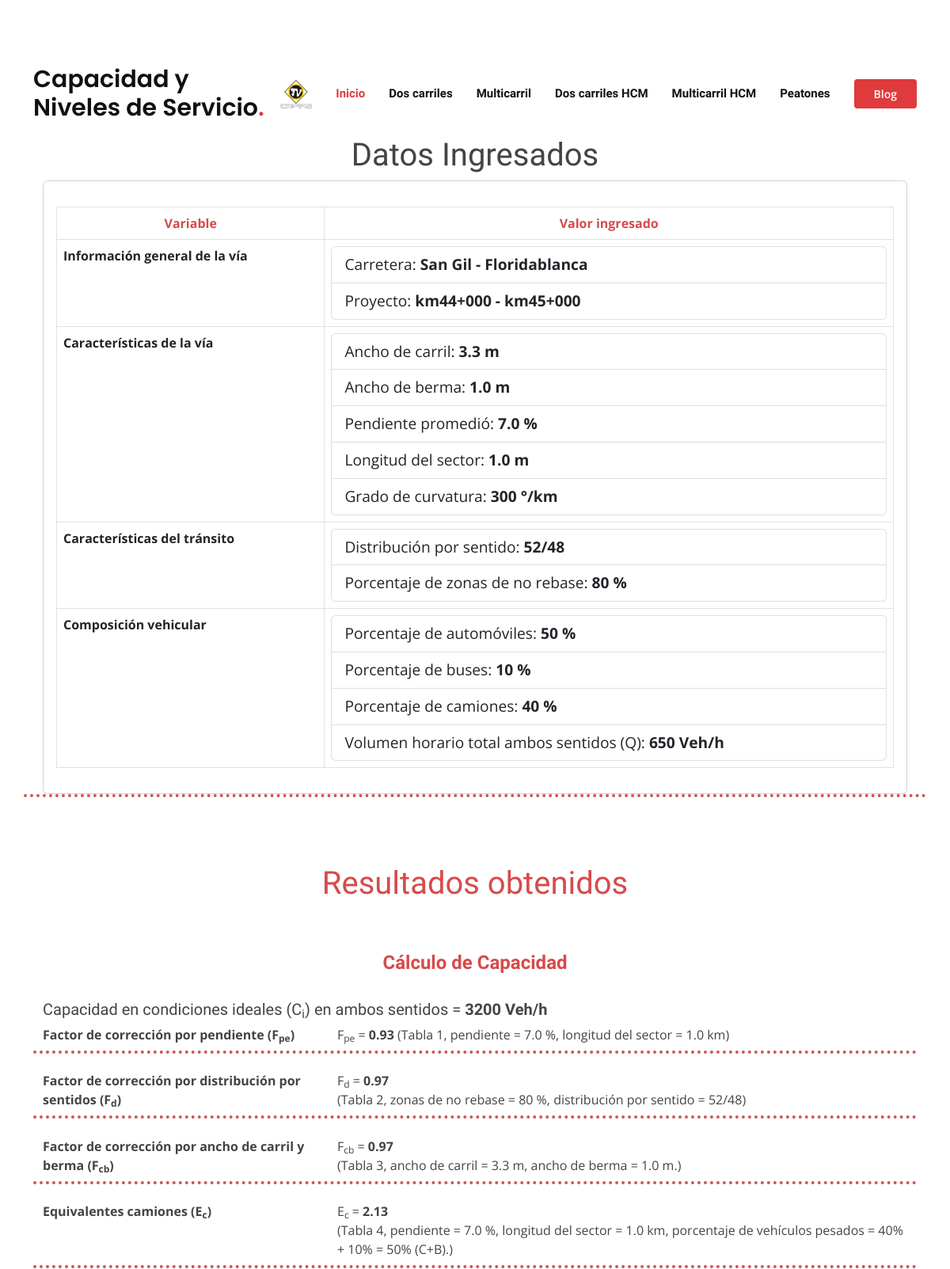
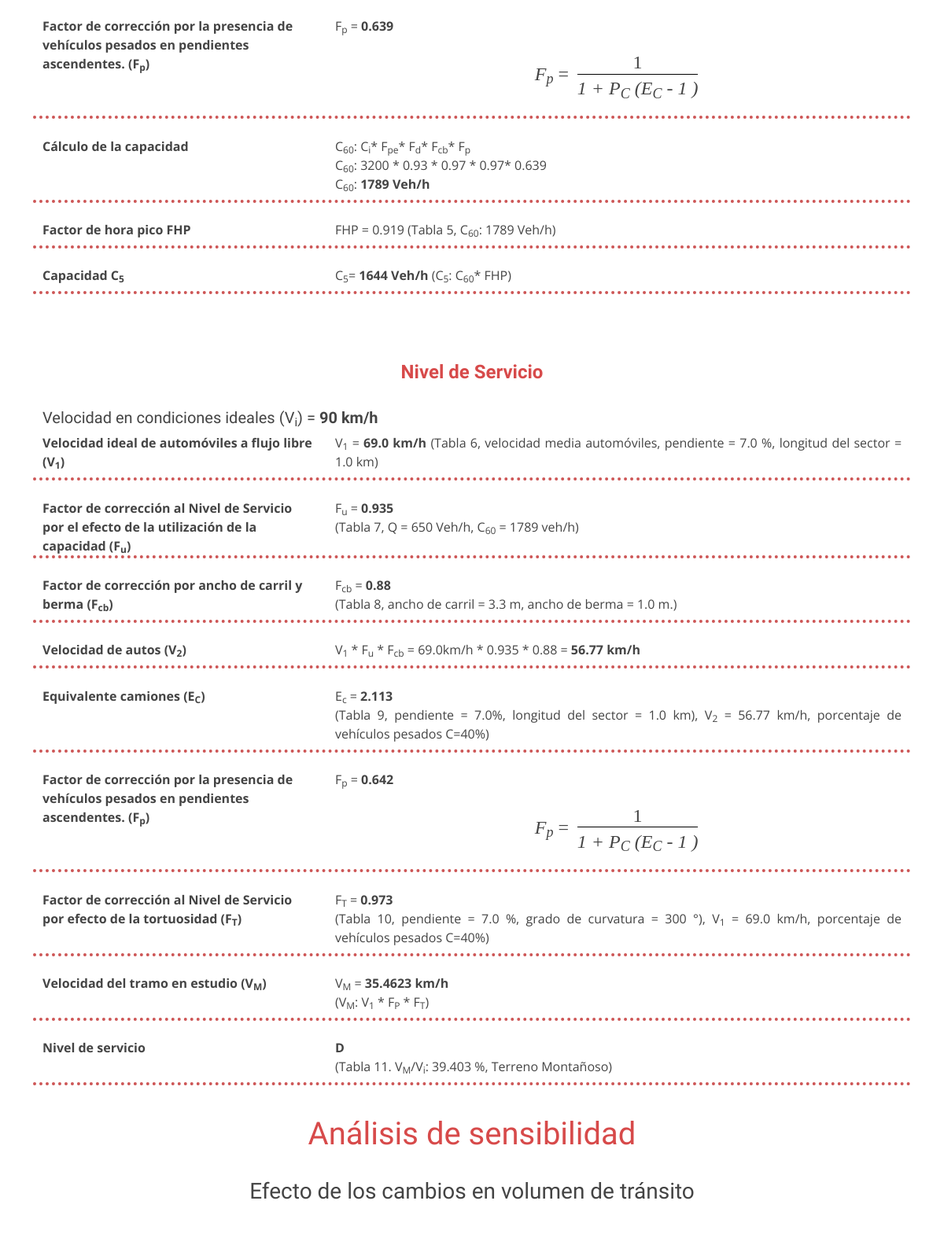
The page /resultado (upper part) on the database as committed earlier (2 pictures, top to bottom).
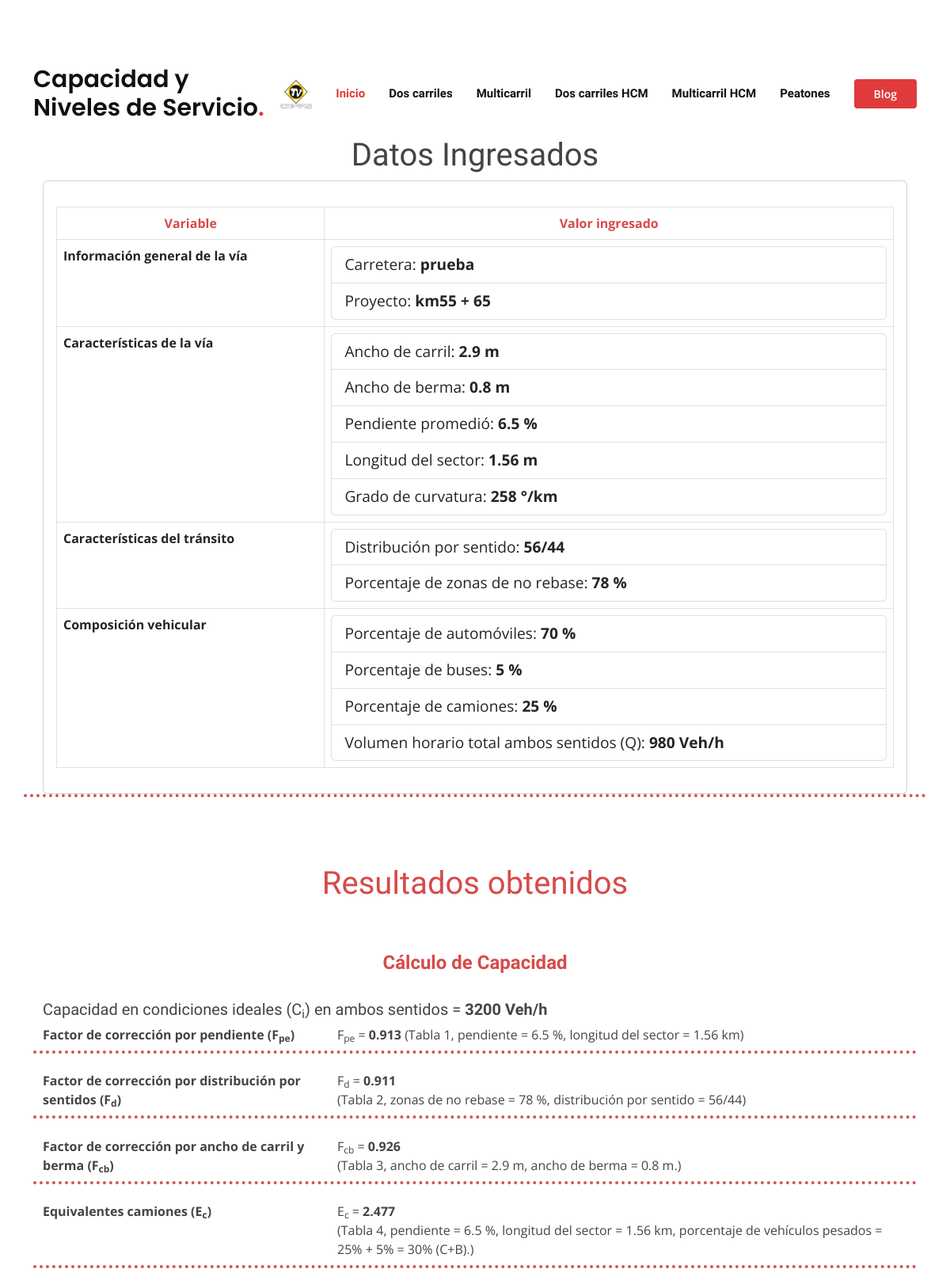
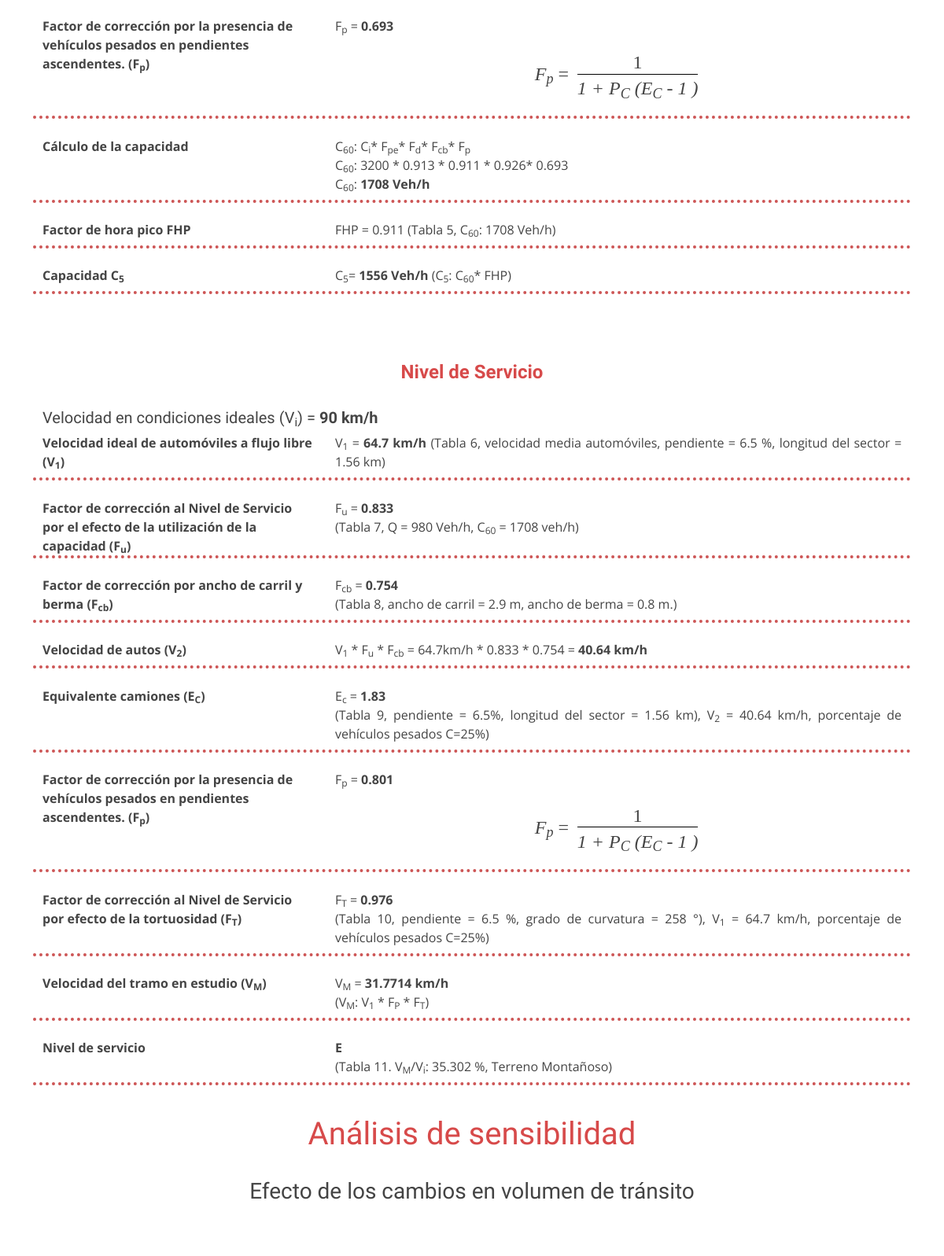
The same page on the database as committed later (2 pictures, top to bottom).
### main.py (models this page shows)
class Resultado(db.Model):
    id = db.Column(db.Integer, primary_key=True)
    Fpe = db.Column(db.Float, nullable=False)
    Fd = db.Column(db.Float, nullable=False)
    Fcb = db.Column(db.Float, nullable=False)
    Ec = db.Column(db.Float, nullable=False)
    Fp = db.Column(db.Float, nullable=False)
    cap_60 = db.Column(db.Integer, nullable=False)
    cap_5 = db.Column(db.Integer, nullable=False)
    FHP = db.Column(db.Float, nullable=False)
    v1 = db.Column(db.Float, nullable=False)
    Fu = db.Column(db.Float, nullable=False)
    Fcb1 = db.Column(db.Float, nullable=False)
    v2 = db.Column(db.Float, nullable=False)
    Ec_vel = db.Column(db.Float, nullable=False)
    Fp_vel = db.Column(db.Float, nullable=False)
    Ft = db.Column(db.Float, nullable=False)
    vM = db.Column(db.Float, nullable=False)
    Vi = db.Column(db.Integer, nullable=False)
    Final = db.Column(db.Integer, nullable=False)
    carretera = db.Column(db.String(200), nullable = False)
    proyecto = db.Column(db.String(200), nullable = False)
    a_carril = db.Column(db.Float, nullable=False)
    a_berma = db.Column(db.Float, nullable=False)
    p_promedio = db.Column(db.Float, nullable=False)
    l_sector = db.Column(db.Float, nullable=False)
    curvatura = db.Column(db.Integer, nullable=False)
    d_sentido = db.Column(db.Integer, nullable=False)
    d_sentido1 = db.Column(db.Integer, nullable=False)
    p_no_rebase = db.Column(db.Integer, nullable=False)
    p_automoviles = db.Column(db.Integer, nullable=False)
    p_buses = db.Column(db.Integer, nullable=False)
    p_camiones = db.Column(db.Integer, nullable=False)
    vol_cap = db.Column(db.Integer, nullable=False)
    terreno = db.Column(db.String(200), nullable = False)

### main.py (the view)
@app.route("/resultado", methods=["GET","POST"])
def resultado():
    id = len(db.session.query(Resultado).all())
    registro = Resultado.query.get(id)
    return render_template('resultados_2_carriles.html',datos=registro)

### templates/resultados_2_carriles.html (shortened to what the changed rows need)
<!DOCTYPE html>
<html lang="en">
<head>
  <link href="../static/assets/vendor/aos/aos.css" rel="stylesheet">
  <link href="../static/assets/vendor/bootstrap/css/bootstrap.min.css" rel="stylesheet">
  <link href="../static/assets/vendor/bootstrap-icons/bootstrap-icons.css" rel="stylesheet">
  <link href="../static/assets/vendor/boxicons/css/boxicons.min.css" rel="stylesheet">
  <link href="../static/assets/vendor/glightbox/css/glightbox.min.css" rel="stylesheet">
  <link href="../static/assets/vendor/remixicon/remixicon.css" rel="stylesheet">
  <link href="../static/assets/vendor/swiper/swiper-bundle.min.css" rel="stylesheet">
  <link href="../static/assets/css/style.css" rel="stylesheet">
</head>
<body>
  {% import "bootstrap/wtf.html" as wtf %}
  {% include "header.html" %}
    <br>
    <br>
    <section class="inner-page datos" style="background-color:white">
      <div class="container">
        <div class="row">
            <div class="col-lg-12 col-md-12 col-sm-12">
              <div class="container">
              <h1 style="text-align:center ;">Datos Ingresados</h1>
              <div class="card" >
                <div class="card-body">
                  <p class="card-text">
                    <table class="table table-bordered">
                      <thead class="thead-dark">
                        <tr>
                          <th scope="col" style="text-align:center;color:rgb(215, 74, 74) ;">Variable</th>
                          <th scope="col"style="text-align:center;color:rgb(215, 74, 74) ;">Valor ingresado</th>
                        </tr>
                      </thead>
                      <tbody>
                        <tr>
                          <th scope="row">Información general de la vía</th>
                          <td><ul class="list-group">
                            <li class="list-group-item">Carretera: <b>{{datos.carretera}}</b> </li>
                            <li class="list-group-item">Proyecto: <b>{{datos.proyecto}}</b></li>
                          </ul></td>
                        </tr>
                        <tr>
                          <th scope="row">Características de la vía</th>
                          <td><ul class="list-group">
                            <li class="list-group-item">Ancho de carril: <b>{{datos.a_carril}} m</b></li>
                            <li class="list-group-item">Ancho de berma: <b>{{datos.a_berma}} m</b> </li>
                            <li class="list-group-item">Pendiente promedió: <b>{{datos.p_promedio}} %</b> </li>
                            <li class="list-group-item">Longitud del sector: <b>{{datos.l_sector}} m</b></li>
                            <li class="list-group-item">Grado de curvatura: <b>{{datos.curvatura}} °/km</b></li>
                          </ul></td>
                        </tr>
                        <tr>
                          <th scope="row">Características del tránsito</th>
                          <td><ul class="list-group">
                            <li class="list-group-item">Distribución por sentido: <b>{{datos.d_sentido}}/{{datos.d_sentido1}}</b></li>
                            <li class="list-group-item">Porcentaje de zonas de no rebase: <b>{{datos.p_no_rebase}} %</b> </li>
                          </ul></td>
                        </tr>
                        <tr>
                          <th scope="row">Composición vehicular</th>
                          <td><ul class="list-group">
                            <li class="list-group-item">Porcentaje de automóviles: <b>{{datos.p_automoviles}} %</b></li>
                            <li class="list-group-item">Porcentaje de buses: <b>{{datos.p_buses}} %</b> </li>
                            <li class="list-group-item">Porcentaje de camiones: <b>{{datos.p_camiones}} %</b> </li>
                            <li class="list-group-item">Volumen horario total ambos sentidos (Q): <b>{{datos.vol_cap}} Veh/h</b> </li>
                          </ul></td>
                        </tr>
                      </tbody>
                    </table>
                  </p>
                </div>
              </div>
            </div>
          </div>
            <br>
            <br>
    </section>
    <section id="resultados" class="datos">
      <div class="container">
        <div class="row">
          <div class="col-lg-12 col-md-12 col-sm-12">
            <h1 class="subtitulos pasos">Resultados obtenidos</h1>
            <div class="container">
            <h5 class="text-general">Capacidad en condiciones ideales (C<sub>i</sub>) en ambos sentidos = <b>3200 Veh/h</b></h5><brZ
            <dl class="row">
              <dt class="col-sm-4">Factor de corrección por pendiente (F<sub>pe</sub>)</dt>
              <dd class="col-sm-8">F<sub>pe</sub> = <b>{{datos.Fpe}}</b>   (Tabla 1, pendiente = {{datos.p_promedio}} %, longitud del sector = {{datos.l_sector}} km)</dd>
              <hr>
              <dt class="col-sm-4">Factor de corrección por distribución por sentidos (F<sub>d</sub>)</dt>
              <dd class="col-sm-8">F<sub>d</sub> = <b>{{datos.Fd}}</b><br>(Tabla 2, zonas de no rebase = {{datos.p_no_rebase}} %, distribución por sentido = {{datos.d_sentido}}/{{datos.d_sentido1}})</dd>
              <hr>
              <dt class="col-sm-4">Factor de corrección por ancho de carril y berma (F<sub>cb</sub>)</dt>
              <dd class="col-sm-8">F<sub>cb</sub> = <b>{{datos.Fcb}}</b><br>(Tabla 3, ancho de carril = {{datos.a_carril}} m, ancho de berma = {{datos.a_berma}} m.)</dd>
              <hr>
              <dt class="col-sm-4">Equivalentes camiones (E<sub>c</sub>)</dt>
              <dd class="col-sm-8">E<sub>c</sub> = <b>{{datos.Ec}}</b><br>(Tabla 4, pendiente = {{datos.p_promedio}} %, longitud del sector = {{datos.l_sector}} km, porcentaje de vehículos pesados = {{datos.p_camiones}}% + {{datos.p_buses}}%  = {{datos.p_camiones + datos.p_buses}}% (C+B).)</dd>
              <hr>
              <dt class="col-sm-4">Factor de corrección por la presencia de vehículos pesados en pendientes ascendentes. (F<sub>p</sub>)</dt>
              <dd class="col-sm-8">F<sub>p</sub> = <b>{{datos.Fp}}</b> <br>
                <h4 class="formulas">
                  <div class="eq-c">
                  </div>
                </h4></dd>
              <hr>
              <dt class="col-sm-4">Cálculo de la capacidad</dt>
              <dd class="col-sm-8">C<sub>60</sub>: C<sub>i</sub>* F<sub>pe</sub>* F<sub>d</sub>* F<sub>cb</sub>* F<sub>p</sub> <br>
                C<sub>60</sub>: 3200 * {{datos.Fpe}} * {{datos.Fd}} * {{datos.Fcb}}* {{datos.Fp}}<br>
                C<sub>60</sub>:  <b>{{datos.cap_60}} Veh/h</b></dd>
              <hr>
              <dt class="col-sm-4">Factor de hora pico FHP</dt>
              <dd class="col-sm-8 text-general">FHP = {{datos.FHP}} (Tabla 5, C<sub>60</sub>: {{datos.cap_60}} Veh/h)<br></dd>
              <hr>
              <dt class="col-sm-4">Capacidad C<sub>5</sub></dt>
              <dd class="col-sm-8 text-general">C<sub>5</sub>= <b>{{datos.cap_5}} Veh/h</b> (C<sub>5</sub>: C<sub>60</sub>* FHP)</dd>
              <hr>
            </div>
          </div>
          <div class="col-lg-12 col-md-12 col-sm-12">
            <div class="container">
            <dl class="row">
              <dt class="col-sm-4">Velocidad ideal de automóviles a flujo libre (V<sub>1</sub>)</dt>
              <dd class="col-sm-8 text-general">V<sub>1</sub> = <b>{{datos.v1}} km/h</b>   (Tabla 6,  velocidad media automóviles, pendiente = {{datos.p_promedio}} %, longitud del sector = {{datos.l_sector}} km)</dd>
              <hr>
              <dt class="col-sm-4">Factor de corrección al Nivel de Servicio por el efecto de la utilización de la capacidad (F<sub>u</sub>)</dt>
              <dd class="col-sm-8 text-general">F<sub>u</sub> = <b>{{datos.Fu}}</b><br>(Tabla 7, Q = {{datos.vol_cap}} Veh/h, C<sub>60</sub> = {{datos.cap_60}} veh/h)</dd>
              <hr>
              <dt class="col-sm-4">Factor de corrección por ancho de carril y berma (F<sub>cb</sub>)</dt>
              <dd class="col-sm-8 text-general">F<sub>cb</sub> = <b>{{datos.Fcb1}}</b><br>(Tabla 8, ancho de carril = {{datos.a_carril}} m, ancho de berma = {{datos.a_berma}} m.)</dd>
              <hr>
              <dt class="col-sm-4">Velocidad de autos (V<sub>2</sub>)</dt>
              <dd class="col-sm-8 text-general"> V<sub>1</sub> * F<sub>u</sub> * F<sub>cb</sub> = {{datos.v1}}km/h * {{datos.Fu}} * {{datos.Fcb1}} = <b>{{datos.v2}} km/h</b></dd>
              <hr>
              <dt class="col-sm-4">Equivalente camiones (E<sub>C</sub>)</dt>
              <dd class="col-sm-8 text-general">E<sub>c</sub> = <b>{{datos.Ec_vel}}</b> <br>(Tabla 9, pendiente = {{datos.p_promedio}}%, longitud del sector = {{datos.l_sector}} km), V<sub>2</sub> = {{datos.v2}} km/h, porcentaje de vehículos pesados C={{datos.p_camiones}}%)</dd>
              <hr>
              <dt class="col-sm-4">Factor de corrección por la presencia de vehículos pesados en pendientes ascendentes. (F<sub>p</sub>)</dt>
              <dd class="col-sm-8">F<sub>p</sub> = <b>{{datos.Fp_vel}}</b> <br> <h4 class="formulas">
                  <div class="eq-c">
                  </div>
                </h4></dd>
              <hr>
              <dt class="col-sm-4">Factor de corrección al Nivel de Servicio por efecto de la tortuosidad (F<sub>T</sub>)</dt>
              <dd class="col-sm-8 text-general">F<sub>T</sub> = <b>{{datos.Ft}}</b> <br>(Tabla 10, pendiente = {{datos.p_promedio}} %, grado de curvatura = {{datos.curvatura}} °), V<sub>1</sub> = {{datos.v1}} km/h, porcentaje de vehículos pesados C={{datos.p_camiones}}%)</dd>
              <hr>
              <dt class="col-sm-4">Velocidad del tramo en estudio (V<sub>M</sub>)</dt>
              <dd class="col-sm-8 text-general">V<sub>M</sub> = <b>{{datos.vM}} km/h</b> <br>(V<sub>M</sub>: V<sub>1</sub> * F<sub>P</sub> * F<sub>T</sub>)</dd>
              <hr>
              <dt class="col-sm-4">Nivel de servicio</dt>
              <dd class="col-sm-8 text-general"><b>{{datos.Final}}</b><br>(Tabla 11. V<sub>M</sub>/V<sub>i</sub>: {{datos.Vi}} %, {{datos.terreno}})</dd>
              <hr>
            </dl>
            </div>
          </div>
        </div>
        <h1 class="subtitulos pasos">Análisis de sensibilidad</h1>
      </div>
    </section>
  {% include "footer.html" %}
</body>
</html>

Rows that differ between the two databases and show on the page:
no longer on this page (row unchanged): Resultado: carretera "San Gil - Floridablanca", proyecto "km44+000 - km45+000", a_carril "3.3", a_berma "1.0", p_promedio "7.0", l_sector "1.0", curvatura "300", d_sentido "52", d_sentido1 "48", p_no_rebase "80", p_automoviles "50", p_buses "10", p_camiones "40", vol_cap "650", Fpe "0.93", Fd "0.97", Fcb "0.97", Ec "2.13", datos.p_camiones+datos.p_buses "50", Fp "0.639", cap_60 "1789", FHP "0.919", cap_5 "1644", v1 "69.0", Fu "0.935", Fcb1 "0.88", v2 "56.77", Ec_vel "2.113", Fp_vel "0.642", Ft "0.973", vM "35.4623", Final "D", Vi "39.403", terreno "Terreno Montañoso"
added Resultado: carretera "prueba", proyecto "km55 + 65", a_carril "2.9", a_berma "0.8", p_promedio "6.5", l_sector "1.56", curvatura "258", d_sentido "56", d_sentido1 "44", p_no_rebase "78", p_automoviles "70", p_buses "5", p_camiones "25", vol_cap "980", Fpe "0.913", Fd "0.911", Fcb "0.926", Ec "2.477", datos.p_camiones+datos.p_buses "30", Fp "0.693", cap_60 "1708", FHP "0.911", cap_5 "1556", v1 "64.7", Fu "0.833", Fcb1 "0.754", v2 "40.64", Ec_vel "1.83", Fp_vel "0.801", Ft "0.976", vM "31.7714", Final "E", Vi "35.302", terreno "Terreno Montañoso"
